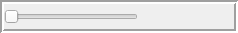
<?xml version="1.0" encoding="UTF-8"?>
<ui version="4.0">
 <class>Form</class>
 <widget class="QWidget" name="Form">
  <property name="geometry">
   <rect>
    <x>0</x>
    <y>0</y>
    <width>238</width>
    <height>33</height>
   </rect>
  </property>
  <property name="windowTitle">
   <string>Form</string>
  </property>
  <layout class="QVBoxLayout" name="verticalLayout">
   <property name="spacing">
    <number>0</number>
   </property>
   <property name="margin">
    <number>0</number>
   </property>
   <item>
    <widget class="QFrame" name="frame">
     <property name="frameShape">
      <enum>QFrame::Box</enum>
     </property>
     <property name="frameShadow">
      <enum>QFrame::Sunken</enum>
     </property>
     <property name="lineWidth">
      <number>2</number>
     </property>
     <layout class="QHBoxLayout" name="horizontalLayout">
      <property name="margin">
       <number>0</number>
      </property>
      <item>
       <widget class="QSlider" name="slider">
        <property name="pageStep">
         <number>1</number>
        </property>
        <property name="orientation">
         <enum>Qt::Horizontal</enum>
        </property>
       </widget>
      </item>
      <item>
       <widget class="QLabel" name="label">
        <property name="minimumSize">
         <size>
          <width>90</width>
          <height>0</height>
         </size>
        </property>
        <property name="text">
         <string/>
        </property>
       </widget>
      </item>
     </layout>
    </widget>
   </item>
  </layout>
 </widget>
 <resources/>
 <connections>
  <connection>
   <sender>slider</sender>
   <signal>valueChanged(int)</signal>
   <receiver>Form</receiver>
   <slot>setValue(int)</slot>
   <hints>
    <hint type="sourcelabel">
     <x>190</x>
     <y>35</y>
    </hint>
    <hint type="destinationlabel">
     <x>211</x>
     <y>44</y>
    </hint>
   </hints>
  </connection>
 </connections>
 <slots>
  <slot>setValue(int)</slot>
 </slots>
</ui>
